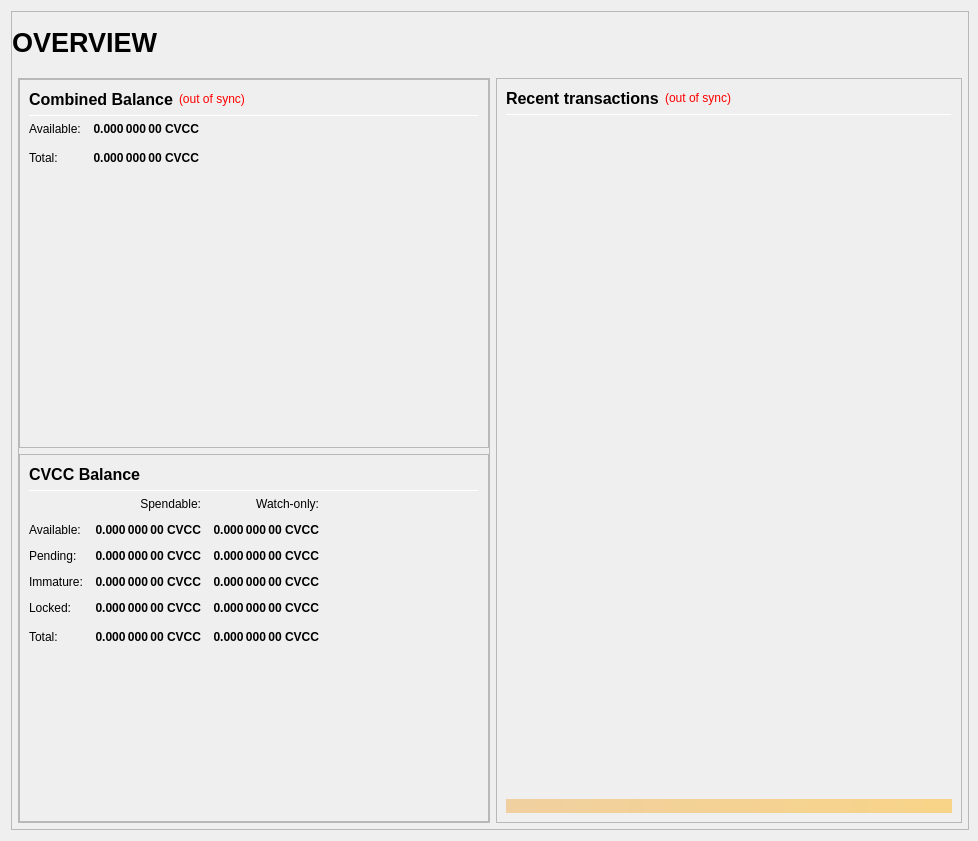
<?xml version="1.0" encoding="UTF-8"?>
<ui version="4.0">
 <class>OverviewPage</class>
 <widget class="QWidget" name="OverviewPage">
  <property name="geometry">
   <rect>
    <x>0</x>
    <y>0</y>
    <width>978</width>
    <height>841</height>
   </rect>
  </property>
  <property name="minimumSize">
   <size>
    <width>960</width>
    <height>682</height>
   </size>
  </property>
  <property name="windowTitle">
   <string>Form</string>
  </property>
  <layout class="QVBoxLayout" name="topLayout" stretch="1">
   <property name="rightMargin">
    <number>9</number>
   </property>
   <item>
    <widget class="QFrame" name="frame_BG">
     <property name="minimumSize">
      <size>
       <width>850</width>
       <height>610</height>
      </size>
     </property>
     <property name="maximumSize">
      <size>
       <width>16777215</width>
       <height>16777215</height>
      </size>
     </property>
     <property name="frameShape">
      <enum>QFrame::StyledPanel</enum>
     </property>
     <property name="frameShadow">
      <enum>QFrame::Raised</enum>
     </property>
     <layout class="QVBoxLayout" name="verticalLayout_3" stretch="1">
      <property name="leftMargin">
       <number>0</number>
      </property>
      <property name="topMargin">
       <number>0</number>
      </property>
      <property name="rightMargin">
       <number>0</number>
      </property>
      <property name="bottomMargin">
       <number>6</number>
      </property>
      <item>
       <layout class="QVBoxLayout" name="verticalLayout_Master" stretch="0,1">
        <property name="leftMargin">
         <number>0</number>
        </property>
        <property name="topMargin">
         <number>0</number>
        </property>
        <property name="rightMargin">
         <number>0</number>
        </property>
        <property name="bottomMargin">
         <number>0</number>
        </property>
        <item>
         <widget class="QFrame" name="frame_Header">
          <layout class="QVBoxLayout" name="verticalLayout_Header" stretch="0">
           <property name="leftMargin">
            <number>0</number>
           </property>
           <property name="topMargin">
            <number>0</number>
           </property>
           <property name="rightMargin">
            <number>0</number>
           </property>
           <property name="bottomMargin">
            <number>0</number>
           </property>
           <item>
            <layout class="QHBoxLayout" name="horizontalLayout_Header" stretch="1,0,1">
             <property name="spacing">
              <number>6</number>
             </property>
             <item>
              <widget class="QLabel" name="labelOverviewHeaderLeft">
               <property name="minimumSize">
                <size>
                 <width>464</width>
                 <height>60</height>
                </size>
               </property>
               <property name="maximumSize">
                <size>
                 <width>16777215</width>
                 <height>60</height>
                </size>
               </property>
               <property name="font">
                <font>
                 <pointsize>20</pointsize>
                 <weight>75</weight>
                 <bold>true</bold>
                </font>
               </property>
               <property name="text">
                <string>OVERVIEW</string>
               </property>
               <property name="alignment">
                <set>Qt::AlignLeading|Qt::AlignLeft|Qt::AlignVCenter</set>
               </property>
              </widget>
             </item>
             <item>
              <spacer name="horizontalSpacer_Header">
               <property name="orientation">
                <enum>Qt::Horizontal</enum>
               </property>
               <property name="sizeHint" stdset="0">
                <size>
                 <width>40</width>
                 <height>20</height>
                </size>
               </property>
              </spacer>
             </item>
             <item>
              <widget class="QLabel" name="labelOverviewHeaderRight">
               <property name="minimumSize">
                <size>
                 <width>464</width>
                 <height>60</height>
                </size>
               </property>
               <property name="maximumSize">
                <size>
                 <width>16777215</width>
                 <height>60</height>
                </size>
               </property>
               <property name="font">
                <font>
                 <pointsize>14</pointsize>
                </font>
               </property>
               <property name="text">
                <string/>
               </property>
               <property name="alignment">
                <set>Qt::AlignRight|Qt::AlignTrailing|Qt::AlignVCenter</set>
               </property>
              </widget>
             </item>
            </layout>
           </item>
          </layout>
         </widget>
        </item>
        <item>
         <widget class="QFrame" name="frame_Content">
          <layout class="QVBoxLayout" name="verticalLayout_Content">
           <property name="leftMargin">
            <number>6</number>
           </property>
           <property name="topMargin">
            <number>0</number>
           </property>
           <property name="rightMargin">
            <number>6</number>
           </property>
           <property name="bottomMargin">
            <number>0</number>
           </property>
           <item>
            <layout class="QHBoxLayout" name="horizontalLayout_Content" stretch="1,1">
             <property name="spacing">
              <number>6</number>
             </property>
             <item>
              <layout class="QVBoxLayout" name="verticalLayout_left" stretch="1">
               <item>
                <widget class="QFrame" name="frameObfuscation">
                 <property name="minimumSize">
                  <size>
                   <width>0</width>
                   <height>0</height>
                  </size>
                 </property>
                 <property name="frameShape">
                  <enum>QFrame::StyledPanel</enum>
                 </property>
                 <property name="frameShadow">
                  <enum>QFrame::Raised</enum>
                 </property>
                 <layout class="QVBoxLayout" name="verticalLayout" stretch="0,0,0">
                  <property name="leftMargin">
                   <number>0</number>
                  </property>
                  <property name="topMargin">
                   <number>0</number>
                  </property>
                  <property name="rightMargin">
                   <number>0</number>
                  </property>
                  <property name="bottomMargin">
                   <number>0</number>
                  </property>
                  <item>
                   <widget class="QFrame" name="frame_CombinedBalances">
                    <property name="minimumSize">
                     <size>
                      <width>470</width>
                      <height>0</height>
                     </size>
                    </property>
                    <property name="frameShape">
                     <enum>QFrame::StyledPanel</enum>
                    </property>
                    <property name="frameShadow">
                     <enum>QFrame::Raised</enum>
                    </property>
                    <layout class="QVBoxLayout" name="verticalLayout_5">
                     <item>
                      <layout class="QHBoxLayout" name="horizontalLayout_5" stretch="0,0,0">
                       <item>
                        <widget class="QLabel" name="label_5z">
                         <property name="minimumSize">
                          <size>
                           <width>0</width>
                           <height>20</height>
                          </size>
                         </property>
                         <property name="font">
                          <font>
                           <pointsize>12</pointsize>
                           <weight>75</weight>
                           <bold>true</bold>
                          </font>
                         </property>
                         <property name="toolTip">
                          <string>Combined Balance (including unconfirmed and immature coins)</string>
                         </property>
                         <property name="text">
                          <string>Combined Balance</string>
                         </property>
                        </widget>
                       </item>
                       <item>
                        <widget class="QLabel" name="labelWalletStatus">
                         <property name="cursor">
                          <cursorShape>WhatsThisCursor</cursorShape>
                         </property>
                         <property name="toolTip">
                          <string>The displayed information may be out of date. Your wallet automatically synchronizes with the CryptoVerification network after a connection is established, but this process has not completed yet.</string>
                         </property>
                         <property name="styleSheet">
                          <string notr="true">QLabel { color: red; }</string>
                         </property>
                         <property name="text">
                          <string notr="true">(out of sync)</string>
                         </property>
                         <property name="alignment">
                          <set>Qt::AlignLeading|Qt::AlignLeft|Qt::AlignVCenter</set>
                         </property>
                        </widget>
                       </item>
                       <item>
                        <spacer name="horizontalSpacer_1">
                         <property name="orientation">
                          <enum>Qt::Horizontal</enum>
                         </property>
                         <property name="sizeHint" stdset="0">
                          <size>
                           <width>40</width>
                           <height>20</height>
                          </size>
                         </property>
                        </spacer>
                       </item>
                      </layout>
                     </item>
                     <item>
                      <widget class="Line" name="line_CombinedBalance">
                       <property name="minimumSize">
                        <size>
                         <width>0</width>
                         <height>1</height>
                        </size>
                       </property>
                       <property name="maximumSize">
                        <size>
                         <width>16777215</width>
                         <height>1</height>
                        </size>
                       </property>
                       <property name="orientation">
                        <enum>Qt::Horizontal</enum>
                       </property>
                      </widget>
                     </item>
                     <item>
                      <layout class="QGridLayout" name="gridLayout_3">
                       <property name="spacing">
                        <number>12</number>
                       </property>
                       <item row="1" column="0">
                        <widget class="QLabel" name="labelBalanceTextz">
                         <property name="text">
                          <string>Available:</string>
                         </property>
                        </widget>
                       </item>
                       <item row="1" column="1">
                        <widget class="QLabel" name="labelBalancez">
                         <property name="font">
                          <font>
                           <weight>75</weight>
                           <bold>true</bold>
                          </font>
                         </property>
                         <property name="cursor">
                          <cursorShape>IBeamCursor</cursorShape>
                         </property>
                         <property name="toolTip">
                          <string>Your current spendable balance</string>
                         </property>
                         <property name="text">
                          <string notr="true">0.000 000 00 CVCC</string>
                         </property>
                         <property name="alignment">
                          <set>Qt::AlignRight|Qt::AlignTrailing|Qt::AlignVCenter</set>
                         </property>
                         <property name="textInteractionFlags">
                          <set>Qt::LinksAccessibleByMouse|Qt::TextSelectableByKeyboard|Qt::TextSelectableByMouse</set>
                         </property>
                        </widget>
                       </item>
                       <item row="2" column="0">
                        <widget class="QLabel" name="labelTotalTextz">
                         <property name="text">
                          <string>Total:</string>
                         </property>
                        </widget>
                       </item>
                       <item row="2" column="1">
                        <widget class="QLabel" name="labelTotalz">
                         <property name="font">
                          <font>
                           <weight>75</weight>
                           <bold>true</bold>
                          </font>
                         </property>
                         <property name="cursor">
                          <cursorShape>IBeamCursor</cursorShape>
                         </property>
                         <property name="toolTip">
                          <string>Total Balance, including all unavailable coins.</string>
                         </property>
                         <property name="text">
                          <string notr="true">0.000 000 00 CVCC</string>
                         </property>
                         <property name="alignment">
                          <set>Qt::AlignRight|Qt::AlignTrailing|Qt::AlignVCenter</set>
                         </property>
                         <property name="textInteractionFlags">
                          <set>Qt::LinksAccessibleByMouse|Qt::TextSelectableByKeyboard|Qt::TextSelectableByMouse</set>
                         </property>
                        </widget>
                       </item>
                       <item row="2" column="3">
                        <spacer name="horizontalSpacer_2">
                         <property name="orientation">
                          <enum>Qt::Horizontal</enum>
                         </property>
                         <property name="sizeHint" stdset="0">
                          <size>
                           <width>40</width>
                           <height>20</height>
                          </size>
                         </property>
                        </spacer>
                       </item>
                      </layout>
                     </item>
                     <item>
                      <spacer name="verticalSpacer_1">
                       <property name="orientation">
                        <enum>Qt::Vertical</enum>
                       </property>
                       <property name="sizeHint" stdset="0">
                        <size>
                         <width>20</width>
                         <height>40</height>
                        </size>
                       </property>
                      </spacer>
                     </item>
                    </layout>
                   </widget>
                  </item>
                  <item>
                   <widget class="QFrame" name="frame_Balances">
                    <property name="frameShape">
                     <enum>QFrame::StyledPanel</enum>
                    </property>
                    <property name="frameShadow">
                     <enum>QFrame::Raised</enum>
                    </property>
                    <layout class="QVBoxLayout" name="verticalLayout_4">
                     <item>
                      <layout class="QHBoxLayout" name="horizontalLayout_4">
                       <item>
                        <widget class="QLabel" name="label_5">
                         <property name="minimumSize">
                          <size>
                           <width>0</width>
                           <height>20</height>
                          </size>
                         </property>
                         <property name="font">
                          <font>
                           <pointsize>12</pointsize>
                           <weight>75</weight>
                           <bold>true</bold>
                          </font>
                         </property>
                         <property name="text">
                          <string>CVCC Balance</string>
                         </property>
                        </widget>
                       </item>
                       <item>
                        <spacer name="horizontalSpacer_3">
                         <property name="orientation">
                          <enum>Qt::Horizontal</enum>
                         </property>
                         <property name="sizeHint" stdset="0">
                          <size>
                           <width>40</width>
                           <height>20</height>
                          </size>
                         </property>
                        </spacer>
                       </item>
                      </layout>
                     </item>
                     <item>
                      <widget class="Line" name="line_Balance">
                       <property name="minimumSize">
                        <size>
                         <width>0</width>
                         <height>1</height>
                        </size>
                       </property>
                       <property name="maximumSize">
                        <size>
                         <width>16777215</width>
                         <height>1</height>
                        </size>
                       </property>
                       <property name="orientation">
                        <enum>Qt::Horizontal</enum>
                       </property>
                      </widget>
                     </item>
                     <item>
                      <layout class="QGridLayout" name="gridLayout">
                       <property name="spacing">
                        <number>12</number>
                       </property>
                       <item row="0" column="1">
                        <widget class="QLabel" name="labelSpendable">
                         <property name="text">
                          <string>Spendable:</string>
                         </property>
                         <property name="alignment">
                          <set>Qt::AlignRight|Qt::AlignTrailing|Qt::AlignVCenter</set>
                         </property>
                        </widget>
                       </item>
                       <item row="0" column="2">
                        <widget class="QLabel" name="labelWatchonly">
                         <property name="text">
                          <string>Watch-only:</string>
                         </property>
                         <property name="alignment">
                          <set>Qt::AlignRight|Qt::AlignTrailing|Qt::AlignVCenter</set>
                         </property>
                        </widget>
                       </item>
                       <item row="1" column="0">
                        <widget class="QLabel" name="labelBalanceText">
                         <property name="text">
                          <string>Available:</string>
                         </property>
                        </widget>
                       </item>
                       <item row="1" column="1">
                        <widget class="QLabel" name="labelBalance">
                         <property name="font">
                          <font>
                           <weight>75</weight>
                           <bold>true</bold>
                          </font>
                         </property>
                         <property name="cursor">
                          <cursorShape>IBeamCursor</cursorShape>
                         </property>
                         <property name="toolTip">
                          <string>Your current spendable balance</string>
                         </property>
                         <property name="text">
                          <string notr="true">0.000 000 00 CVCC</string>
                         </property>
                         <property name="alignment">
                          <set>Qt::AlignRight|Qt::AlignTrailing|Qt::AlignVCenter</set>
                         </property>
                         <property name="textInteractionFlags">
                          <set>Qt::LinksAccessibleByMouse|Qt::TextSelectableByKeyboard|Qt::TextSelectableByMouse</set>
                         </property>
                        </widget>
                       </item>
                       <item row="1" column="2">
                        <widget class="QLabel" name="labelWatchAvailable">
                         <property name="font">
                          <font>
                           <weight>75</weight>
                           <bold>true</bold>
                          </font>
                         </property>
                         <property name="cursor">
                          <cursorShape>IBeamCursor</cursorShape>
                         </property>
                         <property name="toolTip">
                          <string>Your current balance in watch-only addresses</string>
                         </property>
                         <property name="text">
                          <string notr="true">0.000 000 00 CVCC</string>
                         </property>
                         <property name="alignment">
                          <set>Qt::AlignRight|Qt::AlignTrailing|Qt::AlignVCenter</set>
                         </property>
                         <property name="textInteractionFlags">
                          <set>Qt::LinksAccessibleByMouse|Qt::TextSelectableByKeyboard|Qt::TextSelectableByMouse</set>
                         </property>
                        </widget>
                       </item>
                       <item row="2" column="0">
                        <widget class="QLabel" name="labelPendingText">
                         <property name="text">
                          <string>Pending:</string>
                         </property>
                        </widget>
                       </item>
                       <item row="2" column="1">
                        <widget class="QLabel" name="labelUnconfirmed">
                         <property name="font">
                          <font>
                           <weight>75</weight>
                           <bold>true</bold>
                          </font>
                         </property>
                         <property name="cursor">
                          <cursorShape>IBeamCursor</cursorShape>
                         </property>
                         <property name="toolTip">
                          <string>Total of transactions that have yet to be confirmed, and do not yet count toward the spendable balance</string>
                         </property>
                         <property name="text">
                          <string notr="true">0.000 000 00 CVCC</string>
                         </property>
                         <property name="alignment">
                          <set>Qt::AlignRight|Qt::AlignTrailing|Qt::AlignVCenter</set>
                         </property>
                         <property name="textInteractionFlags">
                          <set>Qt::LinksAccessibleByMouse|Qt::TextSelectableByKeyboard|Qt::TextSelectableByMouse</set>
                         </property>
                        </widget>
                       </item>
                       <item row="2" column="2">
                        <widget class="QLabel" name="labelWatchPending">
                         <property name="font">
                          <font>
                           <weight>75</weight>
                           <bold>true</bold>
                          </font>
                         </property>
                         <property name="cursor">
                          <cursorShape>IBeamCursor</cursorShape>
                         </property>
                         <property name="toolTip">
                          <string>Unconfirmed transactions to watch-only addresses</string>
                         </property>
                         <property name="text">
                          <string notr="true">0.000 000 00 CVCC</string>
                         </property>
                         <property name="alignment">
                          <set>Qt::AlignRight|Qt::AlignTrailing|Qt::AlignVCenter</set>
                         </property>
                         <property name="textInteractionFlags">
                          <set>Qt::LinksAccessibleByMouse|Qt::TextSelectableByKeyboard|Qt::TextSelectableByMouse</set>
                         </property>
                        </widget>
                       </item>
                       <item row="3" column="0">
                        <widget class="QLabel" name="labelImmatureText">
                         <property name="text">
                          <string>Immature:</string>
                         </property>
                        </widget>
                       </item>
                       <item row="3" column="1">
                        <widget class="QLabel" name="labelImmature">
                         <property name="font">
                          <font>
                           <weight>75</weight>
                           <bold>true</bold>
                          </font>
                         </property>
                         <property name="cursor">
                          <cursorShape>IBeamCursor</cursorShape>
                         </property>
                         <property name="toolTip">
                          <string>Staked or masternode rewards that has not yet matured</string>
                         </property>
                         <property name="text">
                          <string notr="true">0.000 000 00 CVCC</string>
                         </property>
                         <property name="alignment">
                          <set>Qt::AlignRight|Qt::AlignTrailing|Qt::AlignVCenter</set>
                         </property>
                         <property name="textInteractionFlags">
                          <set>Qt::LinksAccessibleByMouse|Qt::TextSelectableByKeyboard|Qt::TextSelectableByMouse</set>
                         </property>
                        </widget>
                       </item>
                       <item row="3" column="2">
                        <widget class="QLabel" name="labelWatchImmature">
                         <property name="font">
                          <font>
                           <weight>75</weight>
                           <bold>true</bold>
                          </font>
                         </property>
                         <property name="cursor">
                          <cursorShape>IBeamCursor</cursorShape>
                         </property>
                         <property name="toolTip">
                          <string>Staked or masternode rewards in watch-only addresses that has not yet matured</string>
                         </property>
                         <property name="text">
                          <string notr="true">0.000 000 00 CVCC</string>
                         </property>
                         <property name="alignment">
                          <set>Qt::AlignRight|Qt::AlignTrailing|Qt::AlignVCenter</set>
                         </property>
                         <property name="textInteractionFlags">
                          <set>Qt::LinksAccessibleByMouse|Qt::TextSelectableByKeyboard|Qt::TextSelectableByMouse</set>
                         </property>
                        </widget>
                       </item>
                       <item row="4" column="0">
                        <widget class="QLabel" name="labelLockedBalanceText">
                         <property name="toolTip">
                          <string>Locked CVCC or Masternode collaterals. These are excluded from zCVCC minting.</string>
                         </property>
                         <property name="text">
                          <string>Locked:</string>
                         </property>
                        </widget>
                       </item>
                       <item row="4" column="1">
                        <widget class="QLabel" name="labelLockedBalance">
                         <property name="font">
                          <font>
                           <weight>75</weight>
                           <bold>true</bold>
                          </font>
                         </property>
                         <property name="cursor">
                          <cursorShape>IBeamCursor</cursorShape>
                         </property>
                         <property name="toolTip">
                          <string>Locked CVCC or Masternode collaterals. These are excluded from zCVCC minting.</string>
                         </property>
                         <property name="text">
                          <string notr="true">0.000 000 00 CVCC</string>
                         </property>
                         <property name="alignment">
                          <set>Qt::AlignRight|Qt::AlignTrailing|Qt::AlignVCenter</set>
                         </property>
                         <property name="textInteractionFlags">
                          <set>Qt::LinksAccessibleByMouse|Qt::TextSelectableByKeyboard|Qt::TextSelectableByMouse</set>
                         </property>
                        </widget>
                       </item>
                       <item row="4" column="2">
                        <widget class="QLabel" name="labelWatchLocked">
                         <property name="font">
                          <font>
                           <weight>75</weight>
                           <bold>true</bold>
                          </font>
                         </property>
                         <property name="cursor">
                          <cursorShape>IBeamCursor</cursorShape>
                         </property>
                         <property name="toolTip">
                          <string>Current locked balance in watch-only addresses</string>
                         </property>
                         <property name="text">
                          <string notr="true">0.000 000 00 CVCC</string>
                         </property>
                         <property name="alignment">
                          <set>Qt::AlignRight|Qt::AlignTrailing|Qt::AlignVCenter</set>
                         </property>
                         <property name="textInteractionFlags">
                          <set>Qt::LinksAccessibleByMouse|Qt::TextSelectableByKeyboard|Qt::TextSelectableByMouse</set>
                         </property>
                        </widget>
                       </item>
                       <item row="5" column="0">
                        <widget class="QLabel" name="labelTotalText">
                         <property name="toolTip">
                          <string>Your current CryptoVerification balance, unconfirmed and immature transactions included</string>
                         </property>
                         <property name="text">
                          <string>Total:</string>
                         </property>
                        </widget>
                       </item>
                       <item row="5" column="1">
                        <widget class="QLabel" name="labelTotal">
                         <property name="font">
                          <font>
                           <weight>75</weight>
                           <bold>true</bold>
                          </font>
                         </property>
                         <property name="cursor">
                          <cursorShape>IBeamCursor</cursorShape>
                         </property>
                         <property name="toolTip">
                          <string>Your current CryptoVerification balance, unconfirmed and immature transactions included</string>
                         </property>
                         <property name="text">
                          <string notr="true">0.000 000 00 CVCC</string>
                         </property>
                         <property name="alignment">
                          <set>Qt::AlignRight|Qt::AlignTrailing|Qt::AlignVCenter</set>
                         </property>
                         <property name="textInteractionFlags">
                          <set>Qt::LinksAccessibleByMouse|Qt::TextSelectableByKeyboard|Qt::TextSelectableByMouse</set>
                         </property>
                        </widget>
                       </item>
                       <item row="5" column="2">
                        <widget class="QLabel" name="labelWatchTotal">
                         <property name="font">
                          <font>
                           <weight>75</weight>
                           <bold>true</bold>
                          </font>
                         </property>
                         <property name="cursor">
                          <cursorShape>IBeamCursor</cursorShape>
                         </property>
                         <property name="toolTip">
                          <string>Current total balance in watch-only addresses</string>
                         </property>
                         <property name="text">
                          <string notr="true">0.000 000 00 CVCC</string>
                         </property>
                         <property name="alignment">
                          <set>Qt::AlignRight|Qt::AlignTrailing|Qt::AlignVCenter</set>
                         </property>
                         <property name="textInteractionFlags">
                          <set>Qt::LinksAccessibleByMouse|Qt::TextSelectableByKeyboard|Qt::TextSelectableByMouse</set>
                         </property>
                        </widget>
                       </item>
                       <item row="5" column="3">
                        <spacer name="horizontalSpacer_9">
                         <property name="orientation">
                          <enum>Qt::Horizontal</enum>
                         </property>
                         <property name="sizeHint" stdset="0">
                          <size>
                           <width>40</width>
                           <height>20</height>
                          </size>
                         </property>
                        </spacer>
                       </item>
                      </layout>
                     </item>
                     <item>
                      <spacer name="verticalSpacer_3">
                       <property name="orientation">
                        <enum>Qt::Vertical</enum>
                       </property>
                       <property name="sizeHint" stdset="0">
                        <size>
                         <width>20</width>
                         <height>40</height>
                        </size>
                       </property>
                      </spacer>
                     </item>
                    </layout>
                   </widget>
                  </item>
                 </layout>
                </widget>
               </item>
              </layout>
             </item>
             <item>
              <layout class="QVBoxLayout" name="verticalLayout_right" stretch="1">
               <item>
                <widget class="QFrame" name="frame_RecentTransactions">
                 <property name="minimumSize">
                  <size>
                   <width>0</width>
                   <height>0</height>
                  </size>
                 </property>
                 <property name="frameShape">
                  <enum>QFrame::StyledPanel</enum>
                 </property>
                 <property name="frameShadow">
                  <enum>QFrame::Raised</enum>
                 </property>
                 <layout class="QVBoxLayout" name="verticalLayout_1" stretch="0,0,0,0,0">
                  <item>
                   <layout class="QHBoxLayout" name="horizontalLayout_2">
                    <item>
                     <widget class="QLabel" name="label_4">
                      <property name="minimumSize">
                       <size>
                        <width>0</width>
                        <height>20</height>
                       </size>
                      </property>
                      <property name="font">
                       <font>
                        <pointsize>12</pointsize>
                        <weight>75</weight>
                        <bold>true</bold>
                       </font>
                      </property>
                      <property name="text">
                       <string>Recent transactions</string>
                      </property>
                     </widget>
                    </item>
                    <item>
                     <widget class="QLabel" name="labelTransactionsStatus">
                      <property name="cursor">
                       <cursorShape>WhatsThisCursor</cursorShape>
                      </property>
                      <property name="toolTip">
                       <string>The displayed information may be out of date. Your wallet automatically synchronizes with the CryptoVerification network after a connection is established, but this process has not completed yet.</string>
                      </property>
                      <property name="styleSheet">
                       <string notr="true">QLabel { color: red; }</string>
                      </property>
                      <property name="text">
                       <string notr="true">(out of sync)</string>
                      </property>
                      <property name="alignment">
                       <set>Qt::AlignRight|Qt::AlignTrailing|Qt::AlignVCenter</set>
                      </property>
                     </widget>
                    </item>
                    <item>
                     <spacer name="horizontalSpacer">
                      <property name="orientation">
                       <enum>Qt::Horizontal</enum>
                      </property>
                      <property name="sizeHint" stdset="0">
                       <size>
                        <width>40</width>
                        <height>20</height>
                       </size>
                      </property>
                     </spacer>
                    </item>
                   </layout>
                  </item>
                  <item>
                   <widget class="Line" name="line">
                    <property name="minimumSize">
                     <size>
                      <width>0</width>
                      <height>1</height>
                     </size>
                    </property>
                    <property name="maximumSize">
                     <size>
                      <width>16777215</width>
                      <height>1</height>
                     </size>
                    </property>
                    <property name="orientation">
                     <enum>Qt::Horizontal</enum>
                    </property>
                   </widget>
                  </item>
                  <item>
                   <widget class="QListView" name="listTransactions">
                    <property name="minimumSize">
                     <size>
                      <width>0</width>
                      <height>0</height>
                     </size>
                    </property>
                    <property name="styleSheet">
                     <string notr="true">QListView { background: transparent; }</string>
                    </property>
                    <property name="frameShape">
                     <enum>QFrame::NoFrame</enum>
                    </property>
                    <property name="verticalScrollBarPolicy">
                     <enum>Qt::ScrollBarAlwaysOff</enum>
                    </property>
                    <property name="horizontalScrollBarPolicy">
                     <enum>Qt::ScrollBarAlwaysOff</enum>
                    </property>
                    <property name="selectionMode">
                     <enum>QAbstractItemView::NoSelection</enum>
                    </property>
                   </widget>
                  </item>
                  <item>
                   <spacer name="verticalSpacer_2">
                    <property name="orientation">
                     <enum>Qt::Vertical</enum>
                    </property>
                    <property name="sizeType">
                     <enum>QSizePolicy::Expanding</enum>
                    </property>
                    <property name="sizeHint" stdset="0">
                     <size>
                      <width>20</width>
                      <height>40</height>
                     </size>
                    </property>
                   </spacer>
                  </item>
                  <item>
                   <widget class="QLabel" name="labelAlerts">
                    <property name="maximumSize">
                     <size>
                      <width>16777215</width>
                      <height>16777215</height>
                     </size>
                    </property>
                    <property name="styleSheet">
                     <string notr="true">background-color: qlineargradient(x1: 0, y1: 0, x2: 1, y2: 0, stop:0 #F0D0A0, stop:1 #F8D488); color:#000000;</string>
                    </property>
                    <property name="text">
                     <string/>
                    </property>
                    <property name="wordWrap">
                     <bool>true</bool>
                    </property>
                    <property name="margin">
                     <number>3</number>
                    </property>
                   </widget>
                  </item>
                 </layout>
                </widget>
               </item>
              </layout>
             </item>
            </layout>
           </item>
          </layout>
         </widget>
        </item>
       </layout>
      </item>
     </layout>
    </widget>
   </item>
  </layout>
 </widget>
 <resources/>
 <connections/>
</ui>
